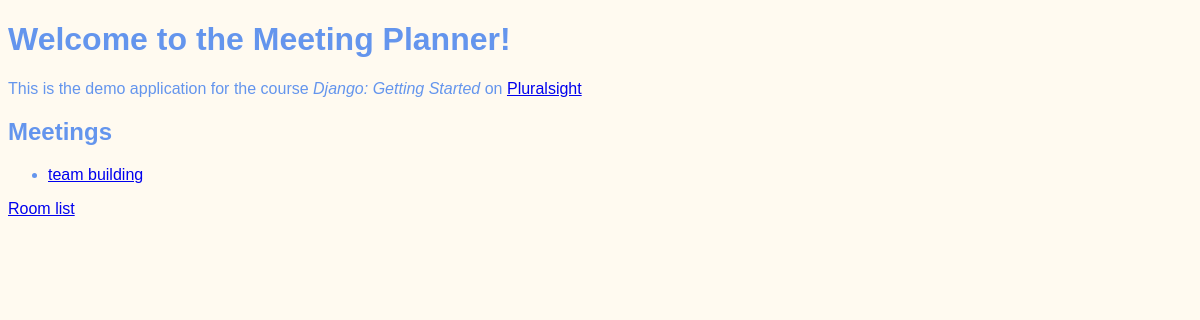
/, run on an earlier commit of the app's database.
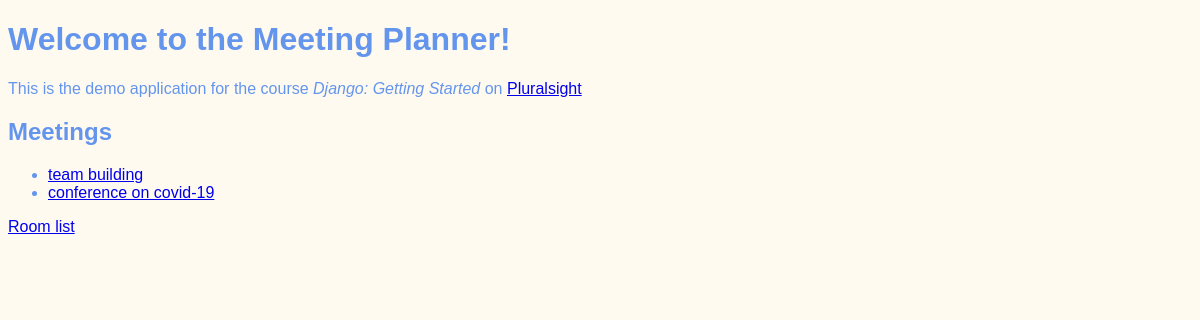
And on a later commit of the database.
### meetings/models.py (models this page shows, shortened)
class Meeting(models.Model):
    title = models.CharField(max_length=200)
    date = models.DateField()
    start_time = models.TimeField(default=time(9))
    duration = models.IntegerField(default=1)
    room = models.ForeignKey(Room, on_delete=models.CASCADE)

### website/views.py (the view)
# urls.py: path('',welcome, name='welcome'),
def welcome(request):
    return render(request, "website/welcome.html",{"meetings": Meeting.objects.all()})

### website/templates/website/welcome.html (shortened to what this page needs)
 {% extends "base.html" %}
{% block content %}
    <h1>Welcome to the Meeting Planner!</h1>
    <p>
        This is the demo application for the course
        <em>Django: Getting Started</em>
        on  <a href="https://www.pluralsight.com">Pluralsight</a>
    </p>
    <h2>Meetings</h2>
    <ul>
        {% for meeting in meetings%}
        <li>
            <a href="{% url 'detail' meeting.id %}">
                {{meeting.title}}
            </a>
        </li>
        {% endfor%}
    </ul>
    <a href="{% url 'rooms' %}">Room list</a>
{% endblock %}

What changed in the data, as far as the page shows it:
added Meeting: title "conference on covid-19"
